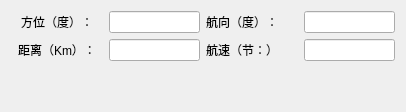
              <widget class="QWidget" name="tab_16">
               <attribute name="title">
                <string>目标态势</string>
               </attribute>
               <layout class="QGridLayout" name="gridLayout_11" columnstretch="1,1,1,1">
                <item row="0" column="2">
                 <widget class="QLabel" name="label_58">
                  <property name="text">
                   <string>航向（度）：</string>
                  </property>
                 </widget>
                </item>
                <item row="1" column="0">
                 <widget class="QLabel" name="label_59">
                  <property name="text">
                   <string>距离（Km）：</string>
                  </property>
                  <property name="alignment">
                   <set>Qt::AlignCenter</set>
                  </property>
                 </widget>
                </item>
                <item row="1" column="3">
                 <widget class="QLineEdit" name="lineEdit_49"/>
                </item>
                <item row="1" column="2">
                 <widget class="QLabel" name="label_60">
                  <property name="text">
                   <string>航速（节：）</string>
                  </property>
                 </widget>
                </item>
                <item row="0" column="0">
                 <widget class="QLabel" name="label_61">
                  <property name="sizePolicy">
                   <sizepolicy hsizetype="Preferred" vsizetype="Preferred">
                    <horstretch>0</horstretch>
                    <verstretch>0</verstretch>
                   </sizepolicy>
                  </property>
                  <property name="frameShape">
                   <enum>QFrame::NoFrame</enum>
                  </property>
                  <property name="text">
                   <string>方位（度）：</string>
                  </property>
                  <property name="textFormat">
                   <enum>Qt::AutoText</enum>
                  </property>
                  <property name="alignment">
                   <set>Qt::AlignCenter</set>
                  </property>
                 </widget>
                </item>
                <item row="1" column="1">
                 <widget class="QLineEdit" name="lineEdit_50"/>
                </item>
                <item row="0" column="1">
                 <widget class="QLineEdit" name="lineEdit_51"/>
                </item>
                <item row="0" column="3">
                 <widget class="QLineEdit" name="lineEdit_52"/>
                </item>
                <item row="2" column="1">
                 <spacer name="verticalSpacer_10">
                  <property name="orientation">
                   <enum>Qt::Vertical</enum>
                  </property>
                  <property name="sizeHint" stdset="0">
                   <size>
                    <width>20</width>
                    <height>40</height>
                   </size>
                  </property>
                 </spacer>
                </item>
               </layout>
              </widget>
